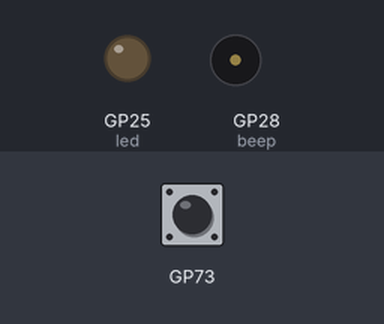
The program below on a simulated Raspberry Pi Pico running MicroPython. Parts: output pins drawn as LEDs (lit = HIGH), buzzer (waves = sounding, pin HIGH). Inputs (shaded band) come from the test bench. What the program prints to the serial console is not drawn.

Above: at 1.2 s.
1.3 s: BOOTSEL button pressed for 0.15 s
At 1.4 s:
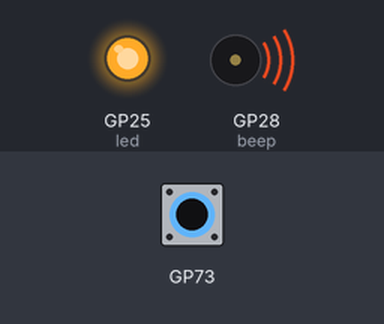
3.0 s: BOOTSEL button pressed for 3.2 s
At 7.5 s:
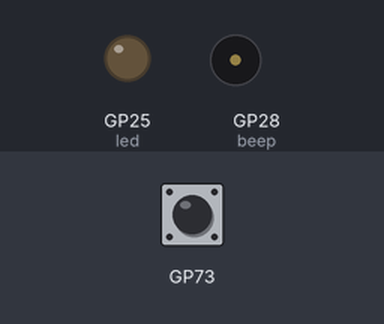
Timing chart, 0 to 9.0 s (numbered marks = the images above; inputs shaded):
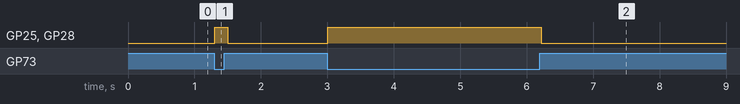

The program:

test1.py
```python
from machine import Pin
import time
import rp2

sw = Pin(21, Pin.IN, Pin.PULL_UP)
beep = Pin(28, Pin.OUT)
led = Pin("LED", Pin.OUT)

while True:
    if rp2.bootsel_button() == 1:
        print("ボタンが押されました!")
        led.on()
        beep.on()
    else:
        led.off()
        beep.off()
    time.sleep(0.1)
```

Measured:
- after the input at 1.3 s, GP25 (led), GP28 (beep): LOW → HIGH at once, → LOW 0.20 s later
- after the input at 3.0 s, GP25 (led), GP28 (beep): LOW → HIGH at once, → LOW 3.2 s later
